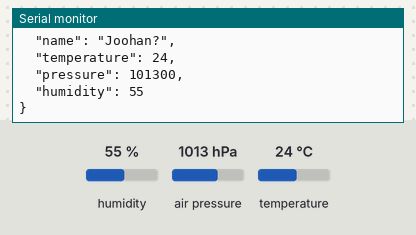
Recording of a sketch running on a simulated ESP8266 (NodeMCU). On the bench: the last lines printed to the serial monitor. The inputs (shaded band) are chosen by the test bench; at power-on: humidity 55 %, air pressure 1013 hPa, temperature 24 °C. WiFi joins after 1.5 s; servers stay silent unless stated; uploads are accepted with an empty reply.

Above: at 1.2 s.
1.3 s: humidity set to 22 %
At 2.3 s:
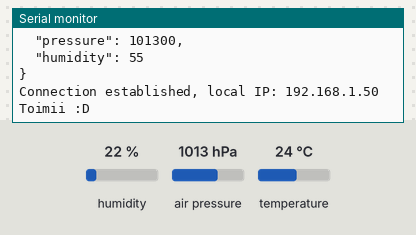
5.0 s: air pressure set to 952 hPa
At 7.3 s:
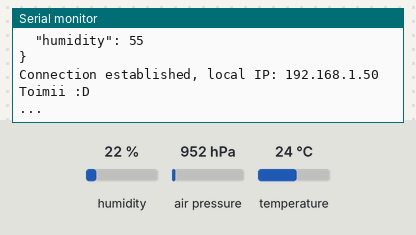
8.7 s: temperature set to 12 °C
At 14.09 s:
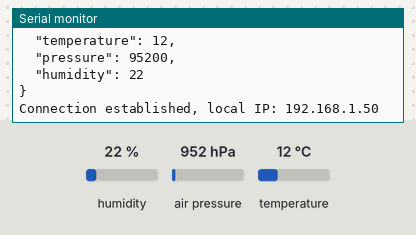

Measured:
- after the input at 8.7 s, the serial monitor: prints a new line after 5.2 s (image 3)

The sketch:

embedded.ino
```cpp
#include <Wire.h>
#include <Adafruit_BME280.h>

#include <ESP8266WiFiMulti.h>
#include <ESP8266HTTPClient.h>

#include <ArduinoJson.h>

#define IP "http://192.168.43.251:3001/api/newreading"

ESP8266WiFiMulti WiFiMulti;

Adafruit_BME280 sensor;
void setup() {

  Serial.begin(115200);

  Wire.begin();

  if(!sensor.begin(0x76)){
    Serial.println("Error: Sensor not found");
  }

  WiFi.mode(WIFI_STA);
  WiFiMulti.addAP("Pixel_3", "88888888");

}

void loop() {
  // put your main code here, to run repeatedly:
  Serial.println(sensor.readTemperature());
  StaticJsonBuffer<JSON_OBJECT_SIZE(4)> jbuffer;
  String output = "";
  JsonObject& data = jbuffer.createObject();

  data["name"] = "Joohan?";
  data["temperature"] = sensor.readTemperature();
  data["pressure"] = sensor.readPressure();
  data["humidity"] = sensor.readHumidity();

  data.prettyPrintTo(Serial);
  Serial.println();
  data.printTo(output);
  Serial.println();

  if(WiFiMulti.run() == WL_CONNECTED){
    Serial.print("Connection established, local IP: ");
    Serial.println(WiFi.localIP());
    HTTPClient http;

    http.begin(IP);
    http.addHeader("Content-Type", "application/json");

    int httpcode = http.POST(output);
    if(httpcode == HTTP_CODE_OK){
      Serial.println("Toimii :D");
    }else{
      Serial.println("Ei toimii :(");
      Serial.println(httpcode);
    }
    delay(5000);
  }
    Serial.println("...");
  delay(1000);

}
```
